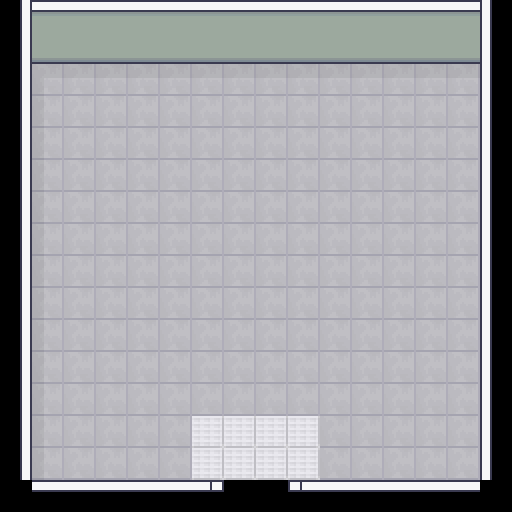

Rendered tile map (Tiled .tmx) drawn with the repository's tilesets; below, a short description and the full map source, tile grids included:
An orthogonal 16x16 tile map with 32x32 px tiles, 2 tile layers (Floor, Walls), 2 tilesets.

<map version="1.10" tiledversion="1.11.2" orientation="orthogonal" renderorder="right-down" width="16" height="16" tilewidth="32" tileheight="32" infinite="0" nextlayerid="3" nextobjectid="1">
 <tileset firstgid="1" source="../tsx/Floor.tsx" />
 <tileset firstgid="601" source="../tsx/Walls.tsx" />
 <layer id="1" name="Floor" width="16" height="16">
  <data encoding="csv">
0,0,0,0,0,0,0,0,0,0,0,0,0,0,0,0,
0,0,0,0,0,0,0,0,0,0,0,0,0,0,0,0,
0,545,546,546,546,546,546,546,546,546,546,546,546,546,546,0,
0,560,561,561,561,561,561,561,561,561,561,561,561,561,561,0,
0,560,561,561,561,561,561,561,561,561,561,561,561,561,561,0,
0,560,561,561,561,561,561,561,561,561,561,561,561,561,561,0,
0,560,561,561,561,561,561,561,561,561,561,561,561,561,561,0,
0,560,561,561,561,561,561,561,561,561,561,561,561,561,561,0,
0,560,561,561,561,561,561,561,561,561,561,561,561,561,561,0,
0,560,561,561,561,561,561,561,561,561,561,561,561,561,561,0,
0,560,561,561,561,561,561,561,561,561,561,561,561,561,561,0,
0,560,561,561,561,561,561,561,561,561,561,561,561,561,561,0,
0,560,561,561,561,561,561,561,561,561,561,561,561,561,561,0,
0,560,561,561,561,561,77,77,77,77,561,561,561,561,561,0,
0,560,561,561,561,561,77,77,77,77,561,561,561,561,561,0,
0,0,0,0,0,0,0,0,0,0,0,0,0,0,0,0
</data>
 </layer>
 <layer id="2" name="Walls" width="16" height="16">
  <data encoding="csv">
3758098189,1516,1517,1516,1517,1516,1517,1516,1517,1516,1517,1516,1517,1516,1517,1610614541,
3758098189,1540,1541,1540,1541,1540,1541,1540,1541,1540,1541,1540,1541,1540,1541,1610614541,
3758098189,0,0,0,0,0,0,0,0,0,0,0,0,0,0,1610614541,
3758098189,0,0,0,0,0,0,0,0,0,0,0,0,0,0,1610614541,
3758098189,0,0,0,0,0,0,0,0,0,0,0,0,0,0,1610614541,
3758098189,0,0,0,0,0,0,0,0,0,0,0,0,0,0,1610614541,
3758098189,0,0,0,0,0,0,0,0,0,0,0,0,0,0,1610614541,
3758098189,0,0,0,0,0,0,0,0,0,0,0,0,109,0,1610614541,
3758098189,0,0,0,0,0,0,0,0,0,0,0,0,0,0,1610614541,
3758098189,0,0,0,0,0,0,0,0,0,0,0,0,0,0,1610614541,
3758098189,0,0,0,0,0,0,0,0,0,0,0,0,0,0,1610614541,
3758098189,0,0,0,0,0,0,0,0,0,0,0,0,0,0,1610614541,
3758098189,0,0,0,0,0,0,0,0,0,0,0,0,0,0,1610614541,
3758098189,0,0,0,0,0,0,0,0,0,0,0,0,0,0,1610614541,
3758098189,0,0,0,0,0,0,0,0,0,0,0,0,0,0,1610614541,
0,2147485453,2147485453,2147485453,2147485453,2147485453,2147485451,349,349,1803,2147485453,2147485453,2147485453,2147485453,2147485453,0
</data>
 </layer>
</map>
